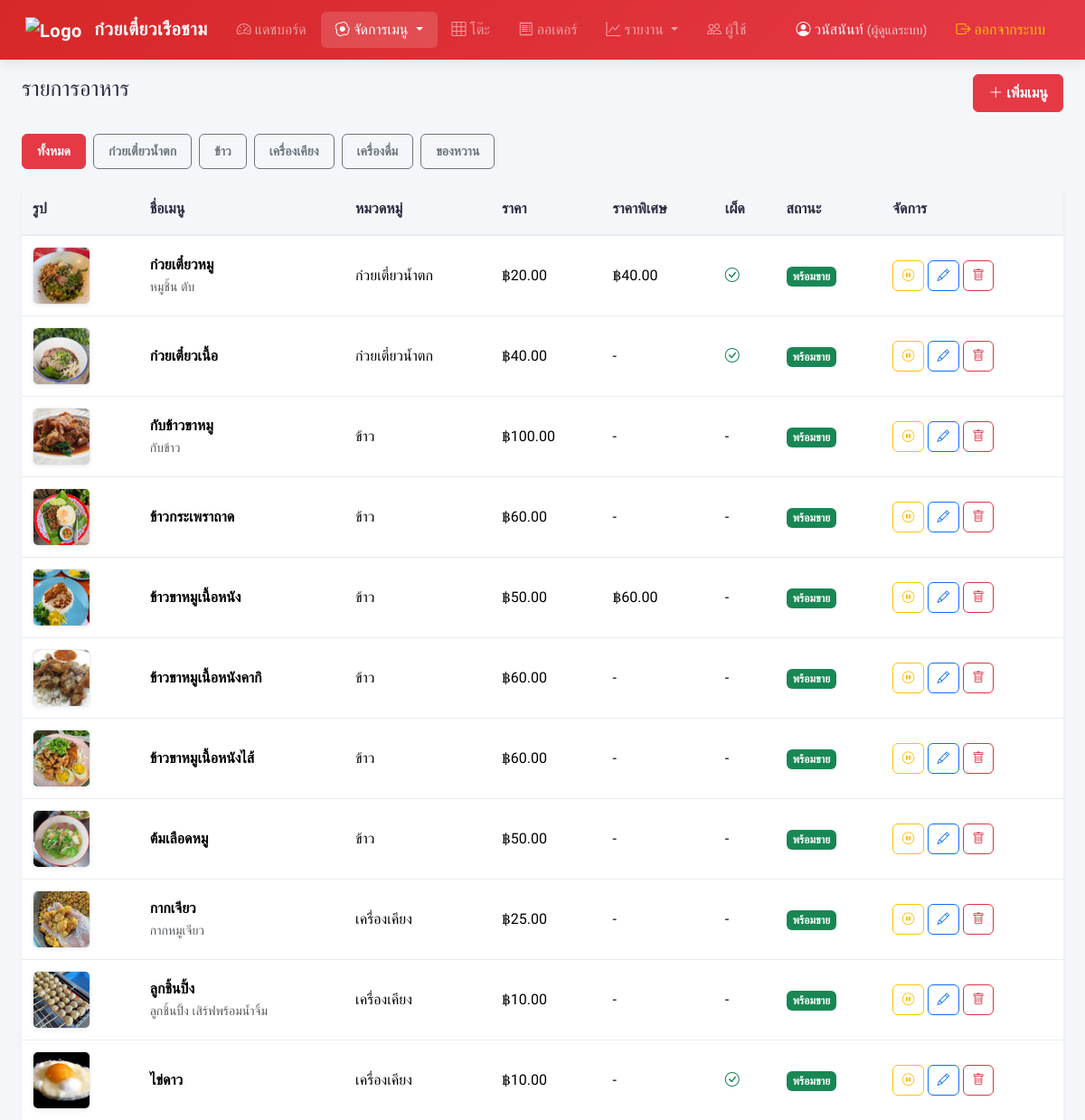
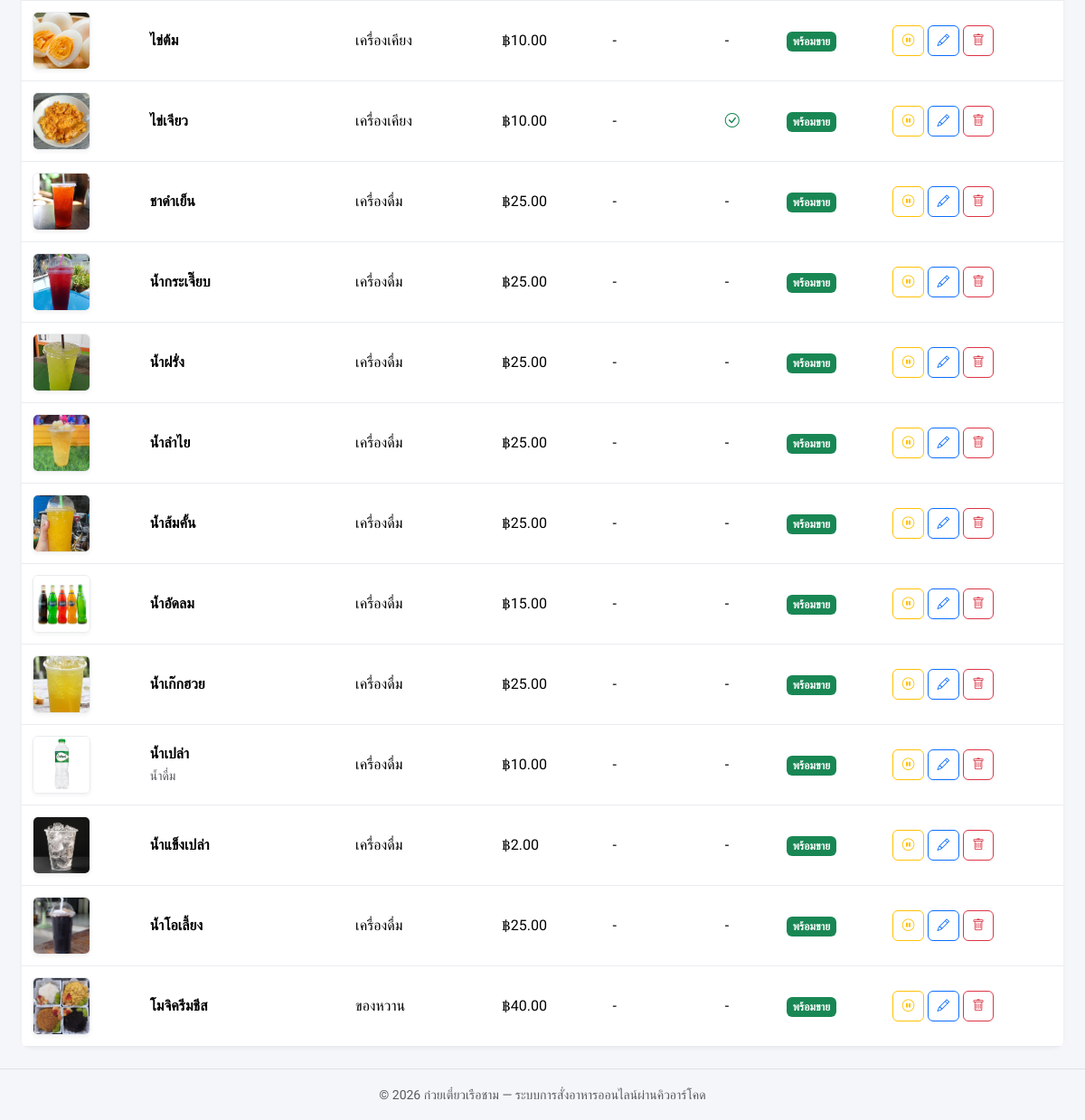
The app's page /admin/menu.php (signed in) with its own data (2 pictures, top to bottom).
### tables this page shows
CREATE TABLE `categories` (
  `id` int(11) NOT NULL,
  `name` varchar(100) NOT NULL,
  `sort_order` int(11) NOT NULL DEFAULT 0,
  `status` enum('active','inactive') NOT NULL DEFAULT 'active',
  `created_at` timestamp NOT NULL DEFAULT current_timestamp()
);

CREATE TABLE `menu_items` (
  `id` int(11) NOT NULL,
  `category_id` int(11) NOT NULL,
  `name` varchar(200) NOT NULL,
  `description` text DEFAULT NULL,
  `image` varchar(255) DEFAULT NULL,
  `price_normal` decimal(8,2) NOT NULL DEFAULT 0.00,
  `price_special` decimal(8,2) DEFAULT NULL,
  `has_spice_option` tinyint(1) NOT NULL DEFAULT 1,
  `status` enum('available','sold_out') NOT NULL DEFAULT 'available',
  `created_at` timestamp NOT NULL DEFAULT current_timestamp(),
  `updated_at` timestamp NOT NULL DEFAULT current_timestamp() ON UPDATE current_timestamp()
);

### includes/auth.php (called while the page is built, shortened)
<?php
function currentUser() {
    return [
        'id'       => $_SESSION['user_id'] ?? null,
        'username' => $_SESSION['username'] ?? null,
        'fullname' => $_SESSION['fullname'] ?? null,
        'role'     => $_SESSION['role'] ?? null,
    ];
}

### admin/menu.php (the view, shortened to what this page needs)
<?php
require_once __DIR__ . '/../config/db.php';
require_once __DIR__ . '/../includes/functions.php';
require_once __DIR__ . '/../includes/auth.php';
$catFilter = $_GET['category'] ?? '';
$where = '';
$params = [];
$stmt = $pdo->prepare("
    SELECT m.*, c.name AS category_name
    FROM menu_items m
    JOIN categories c ON m.category_id = c.id
    {$where}
    ORDER BY c.sort_order, m.name
");
$stmt->execute($params);
$items = $stmt->fetchAll();
$categories = $pdo->query("SELECT * FROM categories WHERE status = 'active' ORDER BY sort_order")->fetchAll();
require_once __DIR__ . '/../includes/header.php';
?>
<div class="d-flex justify-content-between align-items-center mb-4">
    <h4>รายการอาหาร</h4>
    <a href="menu_form.php" class="btn btn-danger"><i class="bi bi-plus-lg"></i> เพิ่มเมนู</a>
</div>
<div class="mb-3">
    <a href="menu.php" class="btn btn-sm <?= !$catFilter ? 'btn-danger' : 'btn-outline-secondary' ?> me-1">ทั้งหมด</a>
    <?php foreach ($categories as $cat): ?>
        <a href="menu.php?category=<?= $cat['id'] ?>"
           class="btn btn-sm <?= $catFilter == $cat['id'] ? 'btn-danger' : 'btn-outline-secondary' ?> me-1">
            <?= e($cat['name']) ?>
        </a>
    <?php endforeach; ?>
</div>
<div class="card">
    <div class="table-responsive">
        <table class="table table-hover mb-0 align-middle">
            <thead>
                <tr>
                    <th>รูป</th>
                    <th>ชื่อเมนู</th>
                    <th>หมวดหมู่</th>
                    <th>ราคา</th>
                    <th>ราคาพิเศษ</th>
                    <th>เผ็ด</th>
                    <th>สถานะ</th>
                    <th>จัดการ</th>
                </tr>
            </thead>
            <tbody>
                <?php foreach ($items as $item): ?>
                <tr>
                    <td>
                        <?php if ($item['image']): ?>
                            <img src="../assets/uploads/menu/<?= e($item['image']) ?>" class="menu-thumb" alt="">
                        <?php else: ?>
                            <div class="menu-thumb bg-light d-flex align-items-center justify-content-center">
                                <i class="bi bi-image text-muted"></i>
                            </div>
                        <?php endif; ?>
                    </td>
                    <td><strong><?= e($item['name']) ?></strong>
                        <?php if ($item['description']): ?>
                            <br><small class="text-muted"><?= e($item['description']) ?></small>
                        <?php endif; ?>
                    </td>
                    <td><?= e($item['category_name']) ?></td>
                    <td><?= formatPrice($item['price_normal']) ?></td>
                    <td><?= $item['price_special'] ? formatPrice($item['price_special']) : '-' ?></td>
                    <td><?= $item['has_spice_option'] ? '<i class="bi bi-check-circle text-success"></i>' : '-' ?></td>
                    <td><?= statusBadge($item['status']) ?></td>
                    <td>
                        <form method="POST" action="menu_action.php" class="d-inline">
                            <button class="btn btn-sm <?= $item['status'] === 'available' ? 'btn-outline-warning' : 'btn-outline-success' ?> btn-action"
                                    title="<?= $item['status'] === 'available' ? 'เปลี่ยนเป็นของหมด' : 'เปลี่ยนเป็นพร้อมขาย' ?>">
                                <i class="bi <?= $item['status'] === 'available' ? 'bi-pause-circle' : 'bi-play-circle' ?>"></i>
                            </button>
                        </form>
                        <a href="menu_form.php?id=<?= $item['id'] ?>" class="btn btn-sm btn-outline-primary btn-action">
                            <i class="bi bi-pencil"></i>
                        </a>
                        <form method="POST" action="menu_action.php" class="d-inline">
                            <button class="btn btn-sm btn-outline-danger btn-action btn-delete">
                                <i class="bi bi-trash"></i>
                            </button>
                        </form>
                    </td>
                </tr>
                <?php endforeach; ?>
            </tbody>
        </table>
    </div>
</div>
<?php require_once __DIR__ . '/../includes/footer.php'; ?>

### includes/header.php (shortened to what this page needs)
<?php
$user = currentUser();
$currentPage = basename($_SERVER['PHP_SELF'], '.php');
?>
<!DOCTYPE html>
<html lang="th">
<head>
    <link href="https://cdn.jsdelivr.net/npm/bootstrap@5.3.3/dist/css/bootstrap.min.css" rel="stylesheet">
    <link href="https://cdn.jsdelivr.net/npm/bootstrap-icons@1.11.3/font/bootstrap-icons.min.css" rel="stylesheet">
    <link href="../assets/css/style.css" rel="stylesheet">
</head>
<body>
    <nav class="navbar navbar-expand-lg navbar-dark bg-danger">
        <div class="container-fluid">
            <a class="navbar-brand fw-bold" href="../admin/index.php">
                <img src="../assets/images/logo.png" alt="Logo" height="32" class="me-2">
                <?= e(SITE_NAME) ?>
            </a>
            <div class="collapse navbar-collapse" id="navMain">
                <ul class="navbar-nav me-auto">
                    <?php if (in_array($user['role'], ['admin', 'manager'])): ?>
                        <li class="nav-item">
                            <a class="nav-link <?= $currentPage === 'index' ? 'active' : '' ?>" href="../admin/index.php">
                                <i class="bi bi-speedometer2"></i> แดชบอร์ด
                            </a>
                        </li>
                        <li class="nav-item dropdown">
                            <a class="nav-link dropdown-toggle <?= in_array($currentPage, ['categories', 'menu', 'menu_form', 'options']) ? 'active' : '' ?>"
                                href="#" data-bs-toggle="dropdown">
                                <i class="bi bi-egg-fried"></i> จัดการเมนู
                            </a>
                        </li>
                        <li class="nav-item">
                            <a class="nav-link <?= $currentPage === 'tables' ? 'active' : '' ?>" href="../admin/tables.php">
                                <i class="bi bi-grid-3x3"></i> โต๊ะ
                            </a>
                        </li>
                        <li class="nav-item">
                            <a class="nav-link <?= $currentPage === 'orders' ? 'active' : '' ?>" href="../admin/orders.php">
                                <i class="bi bi-receipt"></i> ออเดอร์
                            </a>
                        </li>
                        <li class="nav-item dropdown">
                            <a class="nav-link dropdown-toggle <?= str_contains($currentPage, 'report') ? 'active' : '' ?>"
                                href="#" data-bs-toggle="dropdown">
                                <i class="bi bi-graph-up"></i> รายงาน
                            </a>
                        </li>
                    <?php endif; ?>
                    <?php if ($user['role'] === 'admin'): ?>
                        <li class="nav-item">
                            <a class="nav-link <?= $currentPage === 'users' ? 'active' : '' ?>" href="../admin/users.php">
                                <i class="bi bi-people"></i> ผู้ใช้
                            </a>
                        </li>
                    <?php endif; ?>
                </ul>
                <div class="navbar-nav">
                    <span class="nav-link text-light">
                        <i class="bi bi-person-circle"></i> <?= e($user['fullname']) ?>
                        <small class="opacity-75">(<?= e(ROLE_NAMES[$user['role']] ?? $user['role']) ?>)</small>
                    </span>
                    <a class="nav-link text-warning" href="../admin/logout.php">
                        <i class="bi bi-box-arrow-right"></i> ออกจากระบบ
                    </a>
                </div>
            </div>
        </div>
    </nav>
    <div class="container-fluid mt-3 px-4">

### includes/functions.php (shortened to what this page needs)
<?php
function formatPrice($price) {
    return '฿' . number_format($price, 2);
}
function e($string) {
    return htmlspecialchars($string ?? '', ENT_QUOTES, 'UTF-8');
}
function statusBadge($status) {
    $map = [
        'pending'   => 'warning',
        'cooking'   => 'info',
        'ready'     => 'success',
        'served'    => 'primary',
        'completed' => 'secondary',
        'cancelled' => 'danger',
        'available' => 'success',
        'sold_out'  => 'danger',
        'occupied'  => 'warning',
        'active'    => 'success',
        'inactive'  => 'secondary',
    ];
    $color = $map[$status] ?? 'secondary';
    $labels = array_merge(ORDER_STATUSES, [
        'available' => 'พร้อมขาย',
        'sold_out'  => 'ของหมด',
        'occupied'  => 'มีลูกค้า',
        'active'    => 'ใช้งาน',
        'inactive'  => 'ปิดใช้งาน',
    ]);
    $label = $labels[$status] ?? $status;
    return "<span class='badge bg-{$color}'>{$label}</span>";
}

### includes/footer.php (shortened to what this page needs)
    </div>
    <footer class="text-center text-muted py-3 mt-4 border-top">
        <small>&copy; <?= date('Y') ?> <?= e(SITE_NAME) ?> — ระบบการสั่งอาหารออนไลน์ผ่านคิวอาร์โคด</small>
    </footer>
</body>
</html>

### assets/css/style.css (style rules this page uses)
:root { --primary-color: #e63946; --primary-dark: #d62828; --primary-light: #f8edeb; --secondary-color: #457b9d; --accent-color: #f4a261; --bg-color: #f4f6f9; --card-bg: #ffffff; --text-main: #2b2d42; --text-muted: #6c757d; --border-color: #e9ecef; --shadow-sm: 0 2px 4px rgba(0, 0, 0, 0.05); --shadow-md: 0 4px 12px rgba(0, 0, 0, 0.08); --shadow-lg: 0 8px 24px rgba(0, 0, 0, 0.12); --radius-sm: 6px; --radius-md: 12px; --radius-lg: 20px; }
* { font-family: 'Sarabun', sans-serif; }
body { background-color: var(--bg-color); color: var(--text-main); min-height: 100vh; }
.navbar { background: linear-gradient(135deg, var(--primary-dark) 0%, var(--primary-color) 100%) !important; box-shadow: var(--shadow-md); padding: 0.75rem 1rem; }
.navbar-brand { font-weight: 700; letter-spacing: 0.5px; }
.navbar-brand img { vertical-align: middle; }
.nav-link { font-weight: 500; padding: 0.5rem 1rem !important; border-radius: var(--radius-sm); transition: all 0.2s; }
.nav-link:hover, .nav-link.active { background: rgba(255, 255, 255, 0.15); }
.card { border: none; border-radius: var(--radius-md); box-shadow: var(--shadow-sm); transition: box-shadow 0.3s ease; margin-bottom: 1.5rem; }
.table-responsive { border-radius: var(--radius-sm); overflow: hidden; }
.table { margin-bottom: 0; }
.table th { white-space: nowrap; font-weight: 700; background: var(--bg-color); color: var(--text-main); border-bottom: 2px solid var(--border-color); padding: 1rem 0.75rem; }
.table td { vertical-align: middle; padding: 0.75rem; border-bottom: 1px solid var(--border-color); }
.table tbody tr { transition: background-color 0.2s; }
.badge { font-weight: 600; padding: 0.4em 0.6em; border-radius: var(--radius-sm); }
.btn { font-weight: 600; border-radius: var(--radius-sm); padding: 0.5rem 1rem; transition: all 0.2s; }
.btn-danger { background-color: var(--primary-color); border-color: var(--primary-color); }
.menu-thumb { width: 64px; height: 64px; object-fit: cover; border-radius: var(--radius-sm); box-shadow: var(--shadow-sm); border: 1px solid var(--border-color); }
.btn-action { padding: .35rem .6rem; font-size: .85rem; border-radius: var(--radius-sm); }

### records on screen
categories: name "ก๋วยเตี๋ยวน้ำตก"
categories: name "ข้าว"
categories: name "เครื่องเคียง"
categories: name "เครื่องดื่ม"
categories: name "ของหวาน"
menu_items: image (picture), name "ก๋วยเตี๋ยวหมู", description "หมูชิ้น ตับ", category.name "ก๋วยเตี๋ยวน้ำตก", price_normal "฿20.00", price_special "฿40.00", has_spice_option 1 (drawn), status "พร้อมขาย"
menu_items: image (picture), name "ก๋วยเตี๋ยวเนื้อ", category.name "ก๋วยเตี๋ยวน้ำตก", price_normal "฿40.00", has_spice_option 1 (drawn), status "พร้อมขาย"
menu_items: image (picture), name "กับข้าวขาหมู", description "กับข้าว", category.name "ข้าว", price_normal "฿100.00", status "พร้อมขาย"
menu_items: image (picture), name "ข้าวกระเพราถาด", category.name "ข้าว", price_normal "฿60.00", status "พร้อมขาย"
menu_items: image (picture), name "ข้าวขาหมูเนื้อหนัง", category.name "ข้าว", price_normal "฿50.00", price_special "฿60.00", status "พร้อมขาย"
menu_items: image (picture), name "ข้าวขาหมูเนื้อหนังคากิ", category.name "ข้าว", price_normal "฿60.00", status "พร้อมขาย"
menu_items: image (picture), name "ข้าวขาหมูเนื้อหนังไส้", category.name "ข้าว", price_normal "฿60.00", status "พร้อมขาย"
menu_items: image (picture), name "ต้มเลือดหมู", category.name "ข้าว", price_normal "฿50.00", status "พร้อมขาย"
menu_items: image (picture), name "กากเจียว", description "กากหมูเจียว", category.name "เครื่องเคียง", price_normal "฿25.00", status "พร้อมขาย"
menu_items: image (picture), name "ลูกชิ้นปิ้ง", description "ลูกชิ้นปิ้ง เสิร์ฟพร้อมน้ำจิ้ม", category.name "เครื่องเคียง", price_normal "฿10.00", status "พร้อมขาย"
menu_items: image (picture), name "ไข่ดาว", category.name "เครื่องเคียง", price_normal "฿10.00", has_spice_option 1 (drawn), status "พร้อมขาย"
menu_items: image (picture), name "ไข่ต้ม", category.name "เครื่องเคียง", price_normal "฿10.00", status "พร้อมขาย"
menu_items: image (picture), name "ไข่เจียว", category.name "เครื่องเคียง", price_normal "฿10.00", has_spice_option 1 (drawn), status "พร้อมขาย"
menu_items: image (picture), name "ชาดำเย็น", category.name "เครื่องดื่ม", price_normal "฿25.00", status "พร้อมขาย"
menu_items: image (picture), name "น้ำกระเจี๊ยบ", category.name "เครื่องดื่ม", price_normal "฿25.00", status "พร้อมขาย"
menu_items: image (picture), name "น้ำฝรั่ง", category.name "เครื่องดื่ม", price_normal "฿25.00", status "พร้อมขาย"
menu_items: image (picture), name "น้ำลำไย", category.name "เครื่องดื่ม", price_normal "฿25.00", status "พร้อมขาย"
menu_items: image (picture), name "น้ำส้มคั้น", category.name "เครื่องดื่ม", price_normal "฿25.00", status "พร้อมขาย"
menu_items: image (picture), name "น้ำอัดลม", category.name "เครื่องดื่ม", price_normal "฿15.00", status "พร้อมขาย"
menu_items: image (picture), name "น้ำเก๊กฮวย", category.name "เครื่องดื่ม", price_normal "฿25.00", status "พร้อมขาย"
menu_items: image (picture), name "น้ำเปล่า", description "น้ำดื่ม", category.name "เครื่องดื่ม", price_normal "฿10.00", status "พร้อมขาย"
menu_items: image (picture), name "น้ำแข็งเปล่า", category.name "เครื่องดื่ม", price_normal "฿2.00", status "พร้อมขาย"
menu_items: image (picture), name "น้ำโอเลี้ยง", category.name "เครื่องดื่ม", price_normal "฿25.00", status "พร้อมขาย"
menu_items: image (picture), name "โมจิครีมชีส", category.name "ของหวาน", price_normal "฿40.00", status "พร้อมขาย"

### other values on screen
SITE_NAME "ก๋วยเตี๋ยวเรือชาม"
$user['fullname'] "วนัสนันท์"
ROLE_NAMES[$user['role']] "ผู้ดูแลระบบ"
